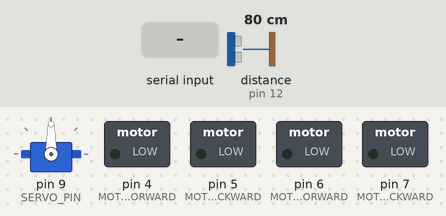
Recording of a sketch running on a simulated Arduino Uno, built with avr-gcc and run on an emulated ATmega328P. Shown: servo, switched loads named in the sketch (green lamp = pin HIGH). Inputs (shaded band) come from the test bench; at power-on: distance to the obstacle (sensor on pin 12) 80 cm. The echo pulse lasts 58.3 µs per cm; pins used as bus, display or sensor lines are not drawn; what the sketch prints to the serial monitor is not drawn.

Above: at 1.2 s.
1.3 s: "CONTROL//45\n" received over Serial
At 2.4 s:
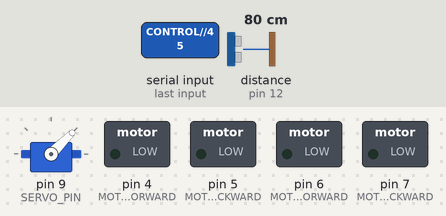
2.8 s: "GET_DISTANCE\n" received over Serial
Timing chart, 0 to 5.8 s (numbered marks = the images above; inputs shaded):
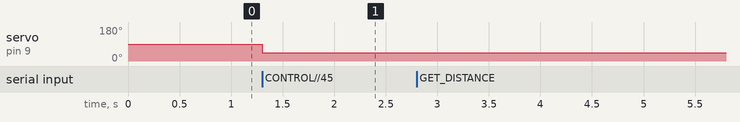

Measured:
- after the input at 1.3 s, servo on pin 9 (SERVO_PIN): 90° → 45° at once
- after the input at 2.8 s, every drawn part: stays the same

The sketch:

arduino.ino
```cpp
#include <Servo.h>

// 모터 제어 핀 정의
#define MOTOR_LEFT_FORWARD 4
#define MOTOR_LEFT_BACKWARD 5
#define MOTOR_RIGHT_FORWARD 6
#define MOTOR_RIGHT_BACKWARD 7
#define SERVO_PIN 9

// 초음파 센서 핀 정의
#define TRIG_PIN 11
#define ECHO_PIN 12

// 서보 모터 객체 생성
Servo steering_servo;

// 전역 변수 선언
int current_speed = 0;
int current_angle = 90;

void setup() {
  // 시리얼 통신 초기화 (115200bps로 설정, 더 빠른 통신을 위해)
  Serial.begin(115200);

  // 모터 제어 핀을 출력으로 설정
  pinMode(MOTOR_LEFT_FORWARD, OUTPUT);
  pinMode(MOTOR_LEFT_BACKWARD, OUTPUT);
  pinMode(MOTOR_RIGHT_FORWARD, OUTPUT);
  pinMode(MOTOR_RIGHT_BACKWARD, OUTPUT);

  // 초음파 센서 핀 설정
  pinMode(TRIG_PIN, OUTPUT);
  pinMode(ECHO_PIN, INPUT);

  // 서보 모터 초기화 및 중앙 위치(90도)로 설정
  steering_servo.attach(SERVO_PIN);
  steering_servo.write(90);

  // 초기화 완료 메시지
  Serial.println("Arduino initialized and ready.");
}

void loop() {
  // 시리얼 통신으로부터 명령 읽기
  if (Serial.available() > 0) {
    String command = Serial.readStringUntil('\n');
    processCommand(command);
  }
}

void processCommand(String command) {
  // 명령 형식: "CONTROL/speed/angle" 또는 "GET_DISTANCE"
  if (command.startsWith("CONTROL/")) {
    // CONTROL 명령 처리
    int separatorIndex = command.indexOf('/', 8);
    if (separatorIndex != -1) {
      int speed = command.substring(8, separatorIndex).toInt();
      int angle = command.substring(separatorIndex + 1).toInt();
      setMotorSpeed(speed);
      setSteeringAngle(angle);
    }
  } else if (command == "GET_DISTANCE") {
    // 거리 측정 명령 처리
    float distance = measureDistance();
    Serial.println(distance);
  }
}

void setMotorSpeed(int speed) {
  // 속도 범위: -255 ~ 255
  // 양수: 전진, 음수: 후진, 0: 정지
  speed = constrain(speed, -255, 255);

  if (speed > 0) {
    // 전진
    analogWrite(MOTOR_LEFT_FORWARD, speed);
    analogWrite(MOTOR_RIGHT_FORWARD, speed);
    analogWrite(MOTOR_LEFT_BACKWARD, 0);
    analogWrite(MOTOR_RIGHT_BACKWARD, 0);
  } else if (speed < 0) {
    // 후진
    analogWrite(MOTOR_LEFT_FORWARD, 0);
    analogWrite(MOTOR_RIGHT_FORWARD, 0);
    analogWrite(MOTOR_LEFT_BACKWARD, -speed);
    analogWrite(MOTOR_RIGHT_BACKWARD, -speed);
  } else {
    // 정지
    analogWrite(MOTOR_LEFT_FORWARD, 0);
    analogWrite(MOTOR_RIGHT_FORWARD, 0);
    analogWrite(MOTOR_LEFT_BACKWARD, 0);
    analogWrite(MOTOR_RIGHT_BACKWARD, 0);
  }

  current_speed = speed;
}

void setSteeringAngle(int angle) {
  // 조향각 범위: 0 ~ 180도
  // 90도: 직진, <90: 좌회전, >90: 우회전
  angle = constrain(angle, 0, 180);
  steering_servo.write(angle);
  current_angle = angle;
}

float measureDistance() {
  // 초음파 센서를 사용하여 거리 측정
  digitalWrite(TRIG_PIN, LOW);
  delayMicroseconds(2);
  digitalWrite(TRIG_PIN, HIGH);
  delayMicroseconds(10);
  digitalWrite(TRIG_PIN, LOW);

  // 에코 핀으로부터 펄스 지속 시간 측정
  long duration = pulseIn(ECHO_PIN, HIGH);

  // 거리 계산 (음속: 340m/s, 왕복 거리이므로 2로 나눔)
  float distance = (duration * 0.0343) / 2;

  return distance;
}

// 디버깅을 위한 현재 상태 출력 함수
void printStatus() {
  Serial.print("Speed: ");
  Serial.print(current_speed);
  Serial.print(", Angle: ");
  Serial.println(current_angle);
}
```
